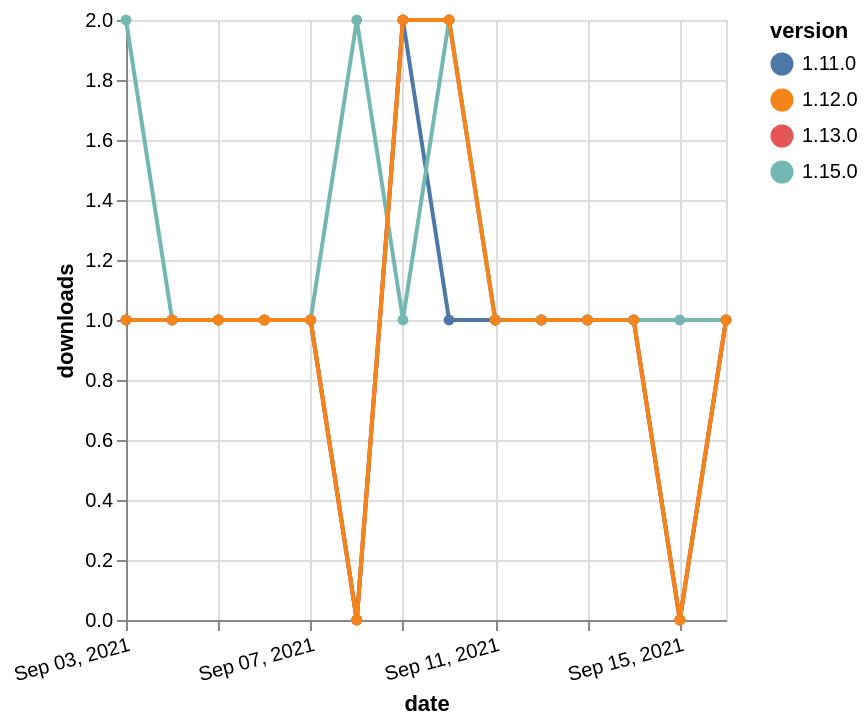

The Vega-Lite source for this figure:
### Vega-Lite specification from a JSON file in a GitHub repository (floating-point values rounded to 4 significant figures)
{"$schema": "https://vega.github.io/schema/vega-lite/v5.json", "description": "A simple bar chart with embedded data.", "data": {"values": [{"date": "2021-09-03", "total": 218, "delta": 1, "version": "1.11.0"}, {"date": "2021-09-04", "total": 219, "delta": 1, "version": "1.11.0"}, {"date": "2021-09-05", "total": 220, "delta": 1, "version": "1.11.0"}, {"date": "2021-09-06", "total": 221, "delta": 1, "version": "1.11.0"}, {"date": "2021-09-07", "total": 222, "delta": 1, "version": "1.11.0"}, {"date": "2021-09-08", "total": 222, "delta": 0, "version": "1.11.0"}, {"date": "2021-09-09", "total": 224, "delta": 2, "version": "1.11.0"}, {"date": "2021-09-10", "total": 225, "delta": 1, "version": "1.11.0"}, {"date": "2021-09-11", "total": 226, "delta": 1, "version": "1.11.0"}, {"date": "2021-09-12", "total": 227, "delta": 1, "version": "1.11.0"}, {"date": "2021-09-13", "total": 228, "delta": 1, "version": "1.11.0"}, {"date": "2021-09-14", "total": 229, "delta": 1, "version": "1.11.0"}, {"date": "2021-09-15", "total": 229, "delta": 0, "version": "1.11.0"}, {"date": "2021-09-16", "total": 230, "delta": 1, "version": "1.11.0"}, {"date": "2021-09-03", "total": 293, "delta": 1, "version": "1.13.0"}, {"date": "2021-09-04", "total": 294, "delta": 1, "version": "1.13.0"}, {"date": "2021-09-05", "total": 295, "delta": 1, "version": "1.13.0"}, {"date": "2021-09-06", "total": 296, "delta": 1, "version": "1.13.0"}, {"date": "2021-09-07", "total": 297, "delta": 1, "version": "1.13.0"}, {"date": "2021-09-08", "total": 297, "delta": 0, "version": "1.13.0"}, {"date": "2021-09-09", "total": 299, "delta": 2, "version": "1.13.0"}, {"date": "2021-09-10", "total": 301, "delta": 2, "version": "1.13.0"}, {"date": "2021-09-11", "total": 302, "delta": 1, "version": "1.13.0"}, {"date": "2021-09-12", "total": 303, "delta": 1, "version": "1.13.0"}, {"date": "2021-09-13", "total": 304, "delta": 1, "version": "1.13.0"}, {"date": "2021-09-14", "total": 305, "delta": 1, "version": "1.13.0"}, {"date": "2021-09-15", "total": 305, "delta": 0, "version": "1.13.0"}, {"date": "2021-09-16", "total": 306, "delta": 1, "version": "1.13.0"}, {"date": "2021-09-03", "total": 117, "delta": 2, "version": "1.15.0"}, {"date": "2021-09-04", "total": 118, "delta": 1, "version": "1.15.0"}, {"date": "2021-09-05", "total": 119, "delta": 1, "version": "1.15.0"}, {"date": "2021-09-06", "total": 120, "delta": 1, "version": "1.15.0"}, {"date": "2021-09-07", "total": 121, "delta": 1, "version": "1.15.0"}, {"date": "2021-09-08", "total": 123, "delta": 2, "version": "1.15.0"}, {"date": "2021-09-09", "total": 124, "delta": 1, "version": "1.15.0"}, {"date": "2021-09-10", "total": 126, "delta": 2, "version": "1.15.0"}, {"date": "2021-09-11", "total": 127, "delta": 1, "version": "1.15.0"}, {"date": "2021-09-12", "total": 128, "delta": 1, "version": "1.15.0"}, {"date": "2021-09-13", "total": 129, "delta": 1, "version": "1.15.0"}, {"date": "2021-09-14", "total": 130, "delta": 1, "version": "1.15.0"}, {"date": "2021-09-15", "total": 131, "delta": 1, "version": "1.15.0"}, {"date": "2021-09-16", "total": 132, "delta": 1, "version": "1.15.0"}, {"date": "2021-09-03", "total": 176, "delta": 1, "version": "1.12.0"}, {"date": "2021-09-04", "total": 177, "delta": 1, "version": "1.12.0"}, {"date": "2021-09-05", "total": 178, "delta": 1, "version": "1.12.0"}, {"date": "2021-09-06", "total": 179, "delta": 1, "version": "1.12.0"}, {"date": "2021-09-07", "total": 180, "delta": 1, "version": "1.12.0"}, {"date": "2021-09-08", "total": 180, "delta": 0, "version": "1.12.0"}, {"date": "2021-09-09", "total": 182, "delta": 2, "version": "1.12.0"}, {"date": "2021-09-10", "total": 184, "delta": 2, "version": "1.12.0"}, {"date": "2021-09-11", "total": 185, "delta": 1, "version": "1.12.0"}, {"date": "2021-09-12", "total": 186, "delta": 1, "version": "1.12.0"}, {"date": "2021-09-13", "total": 187, "delta": 1, "version": "1.12.0"}, {"date": "2021-09-14", "total": 188, "delta": 1, "version": "1.12.0"}, {"date": "2021-09-15", "total": 188, "delta": 0, "version": "1.12.0"}, {"date": "2021-09-16", "total": 189, "delta": 1, "version": "1.12.0"}]}, "width": "container", "mark": {"type": "line", "point": {"filled": true}}, "encoding": {"x": {"field": "date", "type": "temporal", "timeUnit": "yearmonthdate", "title": "date", "axis": {"labelAngle": -15}}, "y": {"field": "delta", "type": "quantitative", "title": "downloads"}, "color": {"field": "version", "type": "nominal"}, "tooltip": {"field": "delta"}}}
